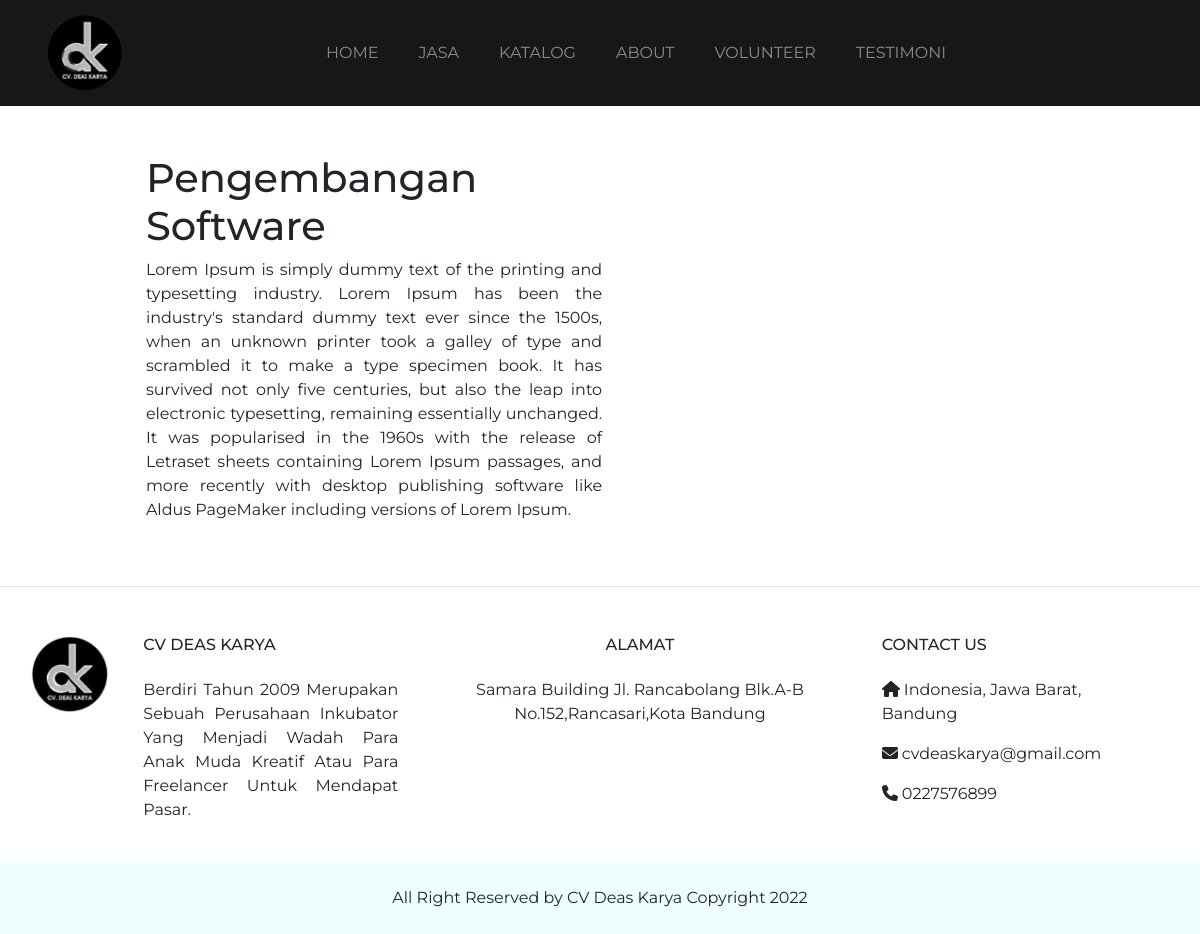
The page /detail.php?id_jasa=8 on the database its author committed.
### tables this page shows
CREATE TABLE `tbl_jasa` (
  `id_jasa` int(11) NOT NULL,
  `judul` varchar(40) NOT NULL,
  `isi` text NOT NULL,
  `thumbnail` varchar(255) NOT NULL,
  `kategori` varchar(33) NOT NULL
);

CREATE TABLE `tbl_pengaturan` (
  `id_info` int(11) NOT NULL,
  `alamat` text NOT NULL,
  `email` text NOT NULL,
  `kontak` varchar(20) NOT NULL,
  `isi` text NOT NULL
);

### detail.php (the view, shortened to what this page needs)
<!doctype html>
<html lang="en">
<head>
  <link rel="stylesheet" href="https://cdn.jsdelivr.net/npm/bootstrap@4.4.1/dist/css/bootstrap.min.css"
>
  <link rel="stylesheet" href="css/all.css">
  <link rel="stylesheet" href="css/style.css">
</head>
<body>
  <nav class="navbar navbar-expand-lg navbar-dark">
    <div class="container">
      <a class="navbar-brand" href="index">
        <img src="img/logodk.png" alt="CV.DEAS" style="width: 80px" />
      </a>
      <div class="collapse navbar-collapse" id="navbarNav">
        <?php include "menu.php"; ?>
      </div>
    </div>
  </nav>
  <?php
        include "admin/config/koneksi.php";
        $id_jasa = mysqli_real_escape_string($connection,$_GET['id_jasa']);
        $query   = "SELECT * FROM tbl_jasa WHERE id_jasa='".$id_jasa."'";
        $sql     = mysqli_query($connection, $query);
        $data    = mysqli_fetch_array($sql);
  ?>
              <div class="row pt-5 mr-5 justify-content-center">
                <div class="col-5">
                  <h1><?php echo $data['judul']; ?></h1>
                  <p style="text-align:justify"><?php echo $data['isi']; ?></p>
                </div>
                <div class="col-3 offset-1">
                </div>
              </div>
              <footer>
                <section
                  class="d-flex justify-content-center justify-content-lg-between p-4 border-bottom">
                </section>
                <?php include "footer.php"; ?>
                <div class="text-center p-4" style="background-color: rgb(239, 255, 255);">
                  All Right Reserved by CV Deas Karya Copyright 2022
                  </div>
              </footer>
</body>
</html>

### menu.php
<ul class="navbar-nav text-uppercase mx-auto">
          <li class="nav-item">
            <a class="nav-link" href="index">Home </a>
          </li>
          <li class="nav-item">
            <a class="nav-link" href="jasa">Jasa</a>
          </li>
          <li class="nav-item">
            <a class="nav-link" href="content">Katalog</a>
          <li class="nav-item">
            <a class="nav-link" href="about">About</a>
          </li>
          <li class="nav-item">
            <a class="nav-link" href="form">Volunteer</a>
          </li>
          <li class="nav-item">
            <a class="nav-link" href="testimoni">Testimoni</a>
          </li>
        </ul>

### footer.php
<?php
  include "admin/config/koneksi.php";
  $query       = "SELECT * FROM tbl_pengaturan WHERE id_info='1'";
  $sql         = mysqli_query($connection, $query);
  $data  = mysqli_fetch_array($sql);
?>
<section class="footer">
  <div class="container text-center text-md-start mt-5">
    <div class="row mt-3">
      <p>
          <img src="img/logodk.png" alt="CV.DEAS" style="width: 80px" />
      </p>
      <div class="col-md-3 col-lg-4 col-xl-3 mx-auto mb-4" style="text-align:justify">
        <h6 class="text-uppercase fw-bold mb-4">
          <p>CV Deas Karya</p>
        </h6>
        <p>
          <?php echo $data['isi']; ?>
        </p>
      </div>
      <div class="col-md-3 col-lg-2 col-xl-4 mx-auto mb-4">
        <h6 class="text-uppercase fw-bold mb-4">
          Alamat
        </h6>
        <p>
        <?php echo $data['alamat']; ?>
        </p>
      </div>
      <div class="col-md-4 col-lg-3 col-xl-3 mx-auto mb-md-0 mb-4" style="text-align:left">
        <h6 class="text-uppercase fw-bold mb-4">
          Contact US
        </h6>
        <p><i class="fas fa-home me-3"></i> Indonesia, Jawa Barat, Bandung</p>
        <p>
          <i class="fas fa-envelope me-3"></i>
          <?php echo $data['email']; ?>
        </p>
        <p><i class="fas fa-phone me-3"></i> <?php echo $data['kontak']; ?></p>
      </div>
    </div>
  </div>
</section>

### css/style.css (style rules this page uses)
body { font-family: 'Montserrat'; }
.navbar { background-color: #171717; }
.nav-item { margin-right: 24px; }

### rows shown on the page
tbl_jasa: judul "Pengembangan Software", isi "Lorem Ipsum is simply dummy text of the printing and typesetting industry. Lorem Ipsum has been the industry's standard dummy text ever since the 1500s, when an unknown printer took a galley of type and scrambled it to make a type specimen book. It has survived not only five centuries, but also the leap into electronic typesetting, remaining essentially unchanged. It was popularised in the 1960s with the release of Letraset sheets containing Lorem Ipsum passages, and more recently with desktop publishing software like Aldus PageMaker including versions of Lorem Ipsum."
tbl_pengaturan: isi "Berdiri Tahun 2009 Merupakan Sebuah Perusahaan Inkubator Yang Menjadi Wadah Para Anak Muda Kreatif Atau Para Freelancer Untuk Mendapat Pasar.", alamat "Samara Building Jl. Rancabolang Blk.A-B No.152,Rancasari,Kota Bandung", email "cvdeaskarya@gmail.com", kontak "0227576899"
